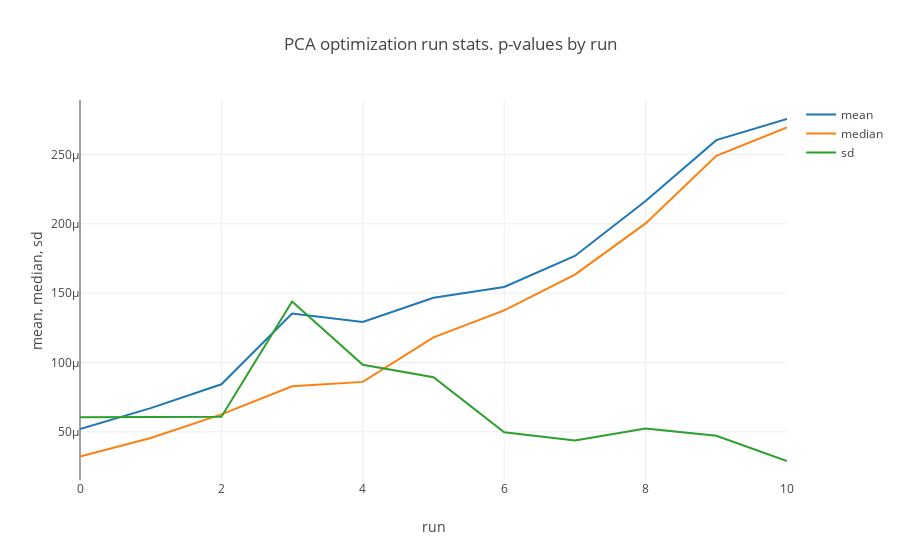

Notebook source saved alongside this figure:
### Markdown cell above
### Summary stats

### Code cell
run_stats= [
    prob_mean, prob_median, prob_sd
]
stats_names= ['mean','median','sd']

run_stats= np.array(run_stats).T

fig_stats= [
    go.Scatter(
        x= list(range(run_stats.shape[0])),
        y= run_stats[:,i],
        mode= 'lines',
        name= stats_names[i]
    ) for i in range(run_stats.shape[1])
]

layout= go.Layout(
    title= 'PCA optimization run stats. p-values by run',
    yaxis= dict(title='mean, median, sd'),
    xaxis= dict(title= 'run')
)

Figure= go.Figure(data= fig_stats, layout= layout)

iplot(Figure)

### Figure 1 — Plotly figure (JSON) as saved in the notebook; plotly's stock layout.template omitted (floating-point values rounded to 4 significant figures)
{"data": [{"mode": "lines", "name": "mean", "type": "scatter", "uid": "cee59329-cfe9-401f-8cf3-3e41bf62ea97", "x": [0, 1, 2, 3, 4, 5, 6, 7, 8, 9, 10], "y": [5.195e-05, 6.709e-05, 8.427e-05, 0.0001353, 0.0001292, 0.0001466, 0.0001545, 0.0001768, 0.0002164, 0.0002603, 0.0002755]}, {"mode": "lines", "name": "median", "type": "scatter", "uid": "9b43fd84-3f5a-474d-9aa6-71745c0c5822", "x": [0, 1, 2, 3, 4, 5, 6, 7, 8, 9, 10], "y": [3.22e-05, 4.56e-05, 6.259e-05, 8.288e-05, 8.603e-05, 0.0001181, 0.0001375, 0.0001634, 0.0002003, 0.000249, 0.0002695]}, {"mode": "lines", "name": "sd", "type": "scatter", "uid": "4f280769-37fc-4242-8ff8-bde4b8179a10", "x": [0, 1, 2, 3, 4, 5, 6, 7, 8, 9, 10], "y": [6.047e-05, 6.085e-05, 6.083e-05, 0.000144, 9.842e-05, 8.941e-05, 4.972e-05, 4.382e-05, 5.241e-05, 4.719e-05, 2.899e-05]}], "layout": {"title": {"text": "PCA optimization run stats. p-values by run"}, "xaxis": {"title": {"text": "run"}}, "yaxis": {"title": {"text": "mean, median, sd"}}}}
